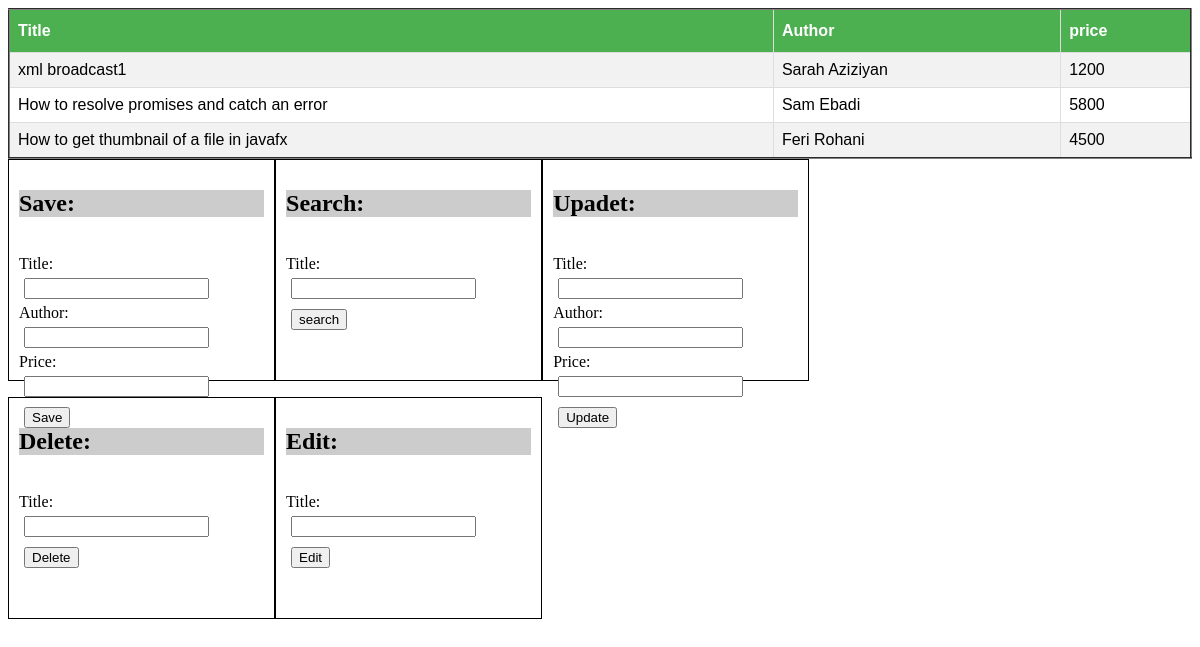
Before: /read_book_data with the older database file.
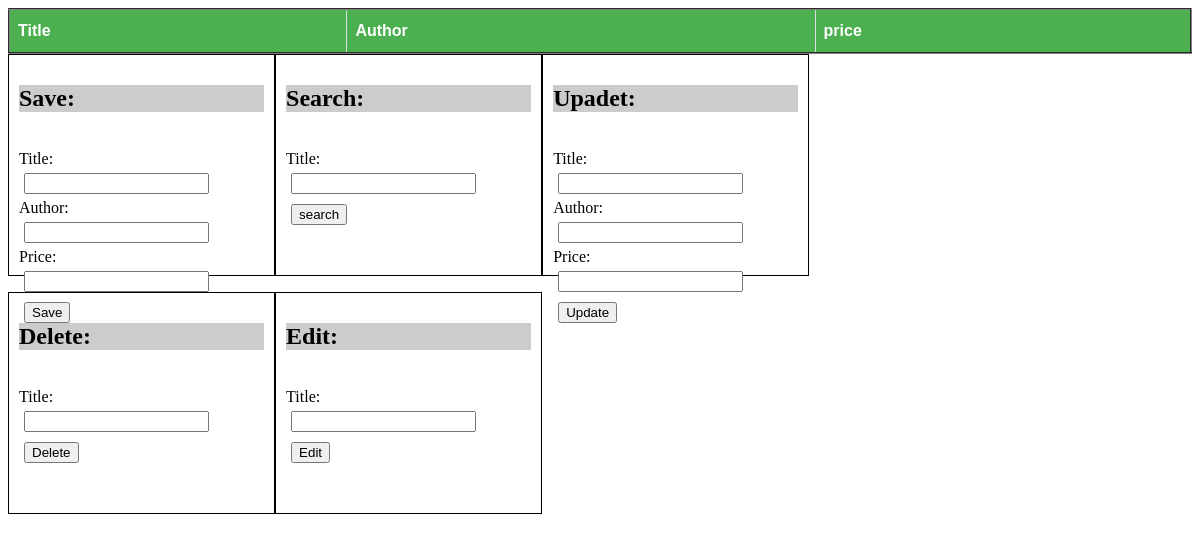
After: the same page with the newer database file.
### first_app/models.py (models this page shows)
class Book(Model):
    title = CharField(max_length=50, verbose_name='عنوان')
    author = CharField(max_length=50, verbose_name='نویسنده')
    price = CharField(max_length=50, verbose_name='قیمت')

### first_app/views.py (the view)
# urls.py: path('read_book_data', read_book_data, name='read_book_data'),
def read_book_data(request):
    return render(request, 'library.html', {'rows': Book.objects.all()})

### first_app/templates/library.html (shortened to what this page needs)
<table border="2">
    <tr>
        <th>Title</th>
        <th>Author</th>
        <th>price</th>
    </tr>
    {% for instance in rows %}
        <tr>
            <td>{{instance.title}}</td>
            <td>{{instance.author}}</td>
            <td>{{instance.price}}</td>
        </tr>
    {% endfor %}
</table>
<div id="container">
    <div class="lineContainer">
        <form action="{% url 'save_book_data' %}" method="post">
            <h2>Save:</h2><br>
            <div class="label">Title:</div><input type="text" name="title" /><br>
            <div class="label">Author:</div><input type="text" name="author" /><br>
            <div class="label">Price:</div><input type="text" name="price" /><br>
            <input type="submit" value="Save"><br>
        </form>
        <form action="{% url 'search_book_data' %}" method="post">
            <h2>Search:</h2><br>
            <div class="label">Title:</div><input type="text" name="title" /><br>
            <input type="submit" value="search"><br>
        </form>
    </div>
    <div class="lineContainer">
        <form action="{% url 'update_book_data' %}" method="post">
        <h2>Upadet:</h2><br>
        <div class="label">Title:</div><input type="text" name="title" /><br>
        <div class="label">Author:</div><input type="text" name="author" /><br>
        <div class="label">Price:</div><input type="text" name="price" /><br>
        <input type="submit" value="Update"><br>
    </form>
        <form action="{% url 'delete_book_data' %}" method="post">
        <h2>Delete:</h2><br>
        <div class="label">Title:</div><input type="text" name="title" /><br>
        <input type="submit" value="Delete"><br>
    </form>
    </div>
     <div class="lineContainer">
        <form action="{% url 'edit_book_data' %}" method="post">
        <h2>Edit:</h2><br>
        <div class="label">Title:</div><input type="text" name="title" /><br>
        <input type="submit" value="Edit"><br>
    </form>
    </div>
</div>

Changed rows visible on the page:
removed Book: title "xml broadcast1", author "Sarah Aziziyan", price "1200"
removed Book: title "How to resolve promises and catch an error", author "Sam Ebadi", price "5800"
removed Book: title "How to get thumbnail of a file in javafx", author "Feri Rohani", price "4500"
